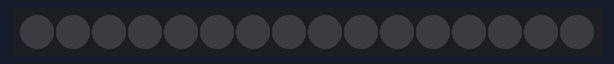
The sketch below on a simulated Arduino Uno, built with avr-gcc and run on an emulated ATmega328P. On the bench: 16 RGB LEDs in strip order, left to right. The strip is taken to match the declared colour order.

Above: at 0.1 s.
At 1.1 s:
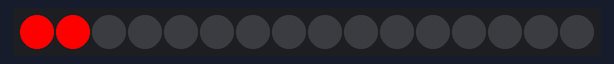
At 2.1 s:
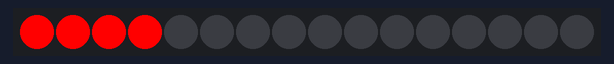
At 4.1 s:
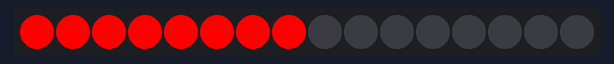
At 6.1 s:
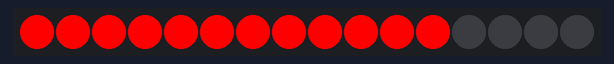
At 8.1 s:
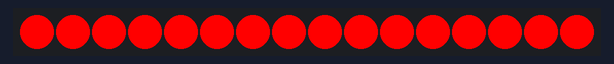

The sketch:

MiDispositivoMIDI_V3_Rev_A3C_Exercise2.ino
```cpp
/*
    MiDispositivoMIDI V3 Rev.A3C
    --------EXERCISE 2--------

    Goal: Create animations with the LEDs, using the function delay() and the for
    structure.

    Exercise proposed: Modify the i of the for structure, seeing how it changes the
    animation.

    Hardware: You will need a MiDispositivoMIDI V3 Rev A3C, without any expansions.
*/
// Library Import
#include <Adafruit_NeoPixel.h>

// Digital Pin Definition
#define LEDPAD_PIN  2
#define LEDPAD_NUM 16
Adafruit_NeoPixel ledPadStripe = Adafruit_NeoPixel(LEDPAD_NUM, LEDPAD_PIN, NEO_RGB + NEO_KHZ800);

// Variable declaration
uint8_t ledPad[LEDPAD_NUM][3] = {{0}};

void setup() {
  ledPadStripe.begin();
  ledPadStripe.show();
}

void loop() {

  // This is a for bucle. This structure will run while
  // i is under 16. The value of i will be the previous plus
  // one. So it will takes values from 0 to 15.
  for (int i = 0; i < 16; i++) {
    // Light up the i LED. First 0, then 1, then 2, and so on.
    ledPad[i][0] = 0;
    ledPad[i][1] = 255;
    ledPad[i][2] = 0;

    // Waits 500 ms.
    delay(500);

    // After a change, it is very important to update
    updateLEDs();
  }

  // Once finished, turn off each LED
  for (int i = 0; i < 16; i++) {
    ledPad[i][0] = 0;
    ledPad[i][1] = 0;
    ledPad[i][2] = 0;
  }

}

/* Function updateLEDPADs()
    Updates the LED PAD values
*/
void updateLEDs() {
  for (int i = 0; i < LEDPAD_NUM; i++) { // PAD Button Iterator
    ledPadStripe.setPixelColor(i, ledPad[i][1], ledPad[i][0], ledPad[i][2]); // Heavy Stuff
  }
  ledPadStripe.show(); // Update LEDs
}
```

Measured:
- by itself, everything shown: repeats every 8.0 s, in 16 steps
- what the display in image 5 shows lasts 0.5 s, from 8.0 s to 8.5 s
